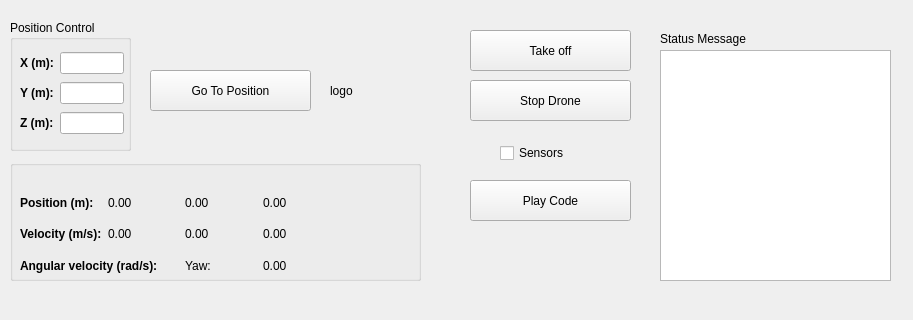
<?xml version="1.0" encoding="UTF-8"?>
<ui version="4.0">
 <class>MainWindow</class>
 <widget class="QWidget" name="MainWindow">
  <property name="geometry">
   <rect>
    <x>0</x>
    <y>0</y>
    <width>913</width>
    <height>320</height>
   </rect>
  </property>
  <property name="minimumSize">
   <size>
    <width>660</width>
    <height>320</height>
   </size>
  </property>
  <property name="maximumSize">
   <size>
    <width>1000</width>
    <height>1000</height>
   </size>
  </property>
  <property name="windowTitle">
   <string>Follow Road</string>
  </property>
  <widget class="QPushButton" name="takeoffButton">
   <property name="geometry">
    <rect>
     <x>470</x>
     <y>30</y>
     <width>161</width>
     <height>41</height>
    </rect>
   </property>
   <property name="contextMenuPolicy">
    <enum>Qt::CustomContextMenu</enum>
   </property>
   <property name="text">
    <string>Take off</string>
   </property>
  </widget>
  <widget class="QCheckBox" name="sensorsCheck">
   <property name="geometry">
    <rect>
     <x>500</x>
     <y>140</y>
     <width>94</width>
     <height>26</height>
    </rect>
   </property>
   <property name="text">
    <string>Sensors</string>
   </property>
  </widget>
  <widget class="QLabel" name="img_logo">
   <property name="geometry">
    <rect>
     <x>330</x>
     <y>30</y>
     <width>121</width>
     <height>121</height>
    </rect>
   </property>
   <property name="text">
    <string>logo</string>
   </property>
  </widget>
  <widget class="QTextEdit" name="term_out">
   <property name="geometry">
    <rect>
     <x>660</x>
     <y>50</y>
     <width>231</width>
     <height>231</height>
    </rect>
   </property>
  </widget>
  <widget class="QLabel" name="label_5">
   <property name="geometry">
    <rect>
     <x>660</x>
     <y>30</y>
     <width>111</width>
     <height>17</height>
    </rect>
   </property>
   <property name="text">
    <string>Status Message</string>
   </property>
  </widget>
  <widget class="QPushButton" name="stopButton">
   <property name="geometry">
    <rect>
     <x>470</x>
     <y>80</y>
     <width>161</width>
     <height>41</height>
    </rect>
   </property>
   <property name="text">
    <string>Stop Drone</string>
   </property>
   <property name="icon">
    <iconset>
     <normaloff>stop.png</normaloff>stop.png</iconset>
   </property>
  </widget>
  <widget class="QGroupBox" name="info">
   <property name="geometry">
    <rect>
     <x>10</x>
     <y>160</y>
     <width>411</width>
     <height>121</height>
    </rect>
   </property>
   <property name="title">
    <string/>
   </property>
   <widget class="QWidget" name="gridLayoutWidget_2">
    <property name="geometry">
     <rect>
      <x>10</x>
      <y>30</y>
      <width>391</width>
      <height>88</height>
     </rect>
    </property>
    <layout class="QGridLayout" name="info_view">
     <item row="1" column="1">
      <widget class="QLabel" name="velX">
       <property name="text">
        <string>0.00</string>
       </property>
      </widget>
     </item>
     <item row="0" column="1">
      <widget class="QLabel" name="posX">
       <property name="text">
        <string>0.00</string>
       </property>
      </widget>
     </item>
     <item row="0" column="2">
      <widget class="QLabel" name="posY">
       <property name="text">
        <string>0.00</string>
       </property>
      </widget>
     </item>
     <item row="1" column="2">
      <widget class="QLabel" name="velY">
       <property name="text">
        <string>0.00</string>
       </property>
      </widget>
     </item>
     <item row="0" column="3">
      <widget class="QLabel" name="posZ">
       <property name="text">
        <string>0.00</string>
       </property>
      </widget>
     </item>
     <item row="1" column="3">
      <widget class="QLabel" name="velZ">
       <property name="text">
        <string>0.00</string>
       </property>
      </widget>
     </item>
     <item row="1" column="0">
      <widget class="QLabel" name="velInfo">
       <property name="font">
        <font>
         <weight>75</weight>
         <bold>true</bold>
        </font>
       </property>
       <property name="text">
        <string>Velocity (m/s):</string>
       </property>
      </widget>
     </item>
     <item row="0" column="0">
      <widget class="QLabel" name="posInfo">
       <property name="font">
        <font>
         <weight>75</weight>
         <bold>true</bold>
        </font>
       </property>
       <property name="text">
        <string>Position (m):</string>
       </property>
      </widget>
     </item>
     <item row="0" column="5">
      <widget class="QLabel" name="posFrame">
       <property name="text">
        <string/>
       </property>
      </widget>
     </item>
     <item row="2" column="0" colspan="2">
      <widget class="QLabel" name="label_6">
       <property name="font">
        <font>
         <weight>75</weight>
         <bold>true</bold>
        </font>
       </property>
       <property name="text">
        <string>Angular velocity (rad/s):</string>
       </property>
      </widget>
     </item>
     <item row="2" column="3">
      <widget class="QLabel" name="velYaw">
       <property name="text">
        <string>0.00</string>
       </property>
      </widget>
     </item>
     <item row="2" column="2">
      <widget class="QLabel" name="label_7">
       <property name="text">
        <string>Yaw:</string>
       </property>
      </widget>
     </item>
     <item row="1" column="5" rowspan="2">
      <widget class="QLabel" name="velFrame">
       <property name="text">
        <string/>
       </property>
      </widget>
     </item>
    </layout>
   </widget>
  </widget>
  <widget class="QPushButton" name="playButton">
   <property name="geometry">
    <rect>
     <x>470</x>
     <y>180</y>
     <width>161</width>
     <height>41</height>
    </rect>
   </property>
   <property name="text">
    <string>Play Code</string>
   </property>
   <property name="icon">
    <iconset>
     <normaloff>play.png</normaloff>play.png</iconset>
   </property>
  </widget>
  <widget class="QGroupBox" name="groupBox">
   <property name="geometry">
    <rect>
     <x>10</x>
     <y>20</y>
     <width>121</width>
     <height>131</height>
    </rect>
   </property>
   <property name="title">
    <string>Position Control</string>
   </property>
   <widget class="QWidget" name="gridLayoutWidget">
    <property name="geometry">
     <rect>
      <x>10</x>
      <y>30</y>
      <width>104</width>
      <height>89</height>
     </rect>
    </property>
    <layout class="QGridLayout" name="pos_control">
     <item row="2" column="1">
      <widget class="QLineEdit" name="z_control"/>
     </item>
     <item row="1" column="0">
      <widget class="QLabel" name="y_label">
       <property name="font">
        <font>
         <weight>75</weight>
         <bold>true</bold>
        </font>
       </property>
       <property name="text">
        <string>Y (m):</string>
       </property>
      </widget>
     </item>
     <item row="0" column="1">
      <widget class="QLineEdit" name="x_control"/>
     </item>
     <item row="1" column="1">
      <widget class="QLineEdit" name="y_control"/>
     </item>
     <item row="2" column="0">
      <widget class="QLabel" name="z_label">
       <property name="font">
        <font>
         <weight>75</weight>
         <bold>true</bold>
        </font>
       </property>
       <property name="text">
        <string>Z (m):</string>
       </property>
      </widget>
     </item>
     <item row="0" column="0">
      <widget class="QLabel" name="x_label">
       <property name="font">
        <font>
         <weight>75</weight>
         <bold>true</bold>
        </font>
       </property>
       <property name="text">
        <string>X (m):</string>
       </property>
      </widget>
     </item>
    </layout>
   </widget>
  </widget>
  <widget class="QPushButton" name="posControlButton">
   <property name="geometry">
    <rect>
     <x>150</x>
     <y>70</y>
     <width>161</width>
     <height>41</height>
    </rect>
   </property>
   <property name="text">
    <string>Go To Position</string>
   </property>
  </widget>
 </widget>
 <resources/>
 <connections/>
</ui>
